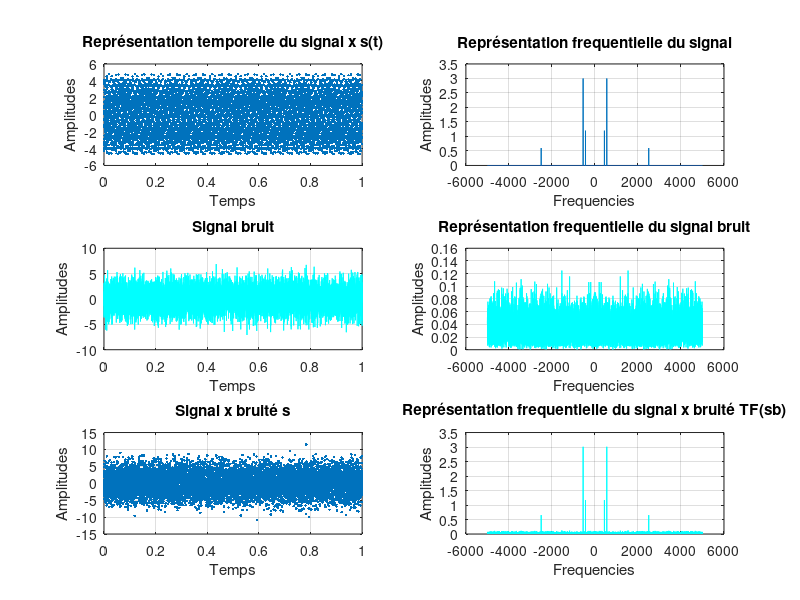

MATLAB code to generate this figure:
clear all ; 
close all  ;
clc;

fe = 1e4 ; 
te  = 1/fe; 
N = 10000;
t = (0:N-1)*te;

x = 1.2*cos(2*pi*440*t + 1.2) + 3*cos(2*pi*550*t)+ 0.6*cos(2*pi*2500*t);
subplot(3,2,1)
plot(t,x,'.')
title('Représentation temporelle du signal x s(t)')
xlabel('Temps'); 
ylabel('Amplitudes'); 

subplot(3,2,2)
fshift = (-N/2:N/2-1)*(fe/N);
y = fft(x);
plot(fshift,fftshift(2*abs(y)/N));
grid
title('Représentation frequentielle du signal')
xlabel('Frequencies'); 
ylabel('Amplitudes');

subplot(3,2,3)
noise = 2*randn(size(x));
plot(t, noise,'c')
grid 
title('Signal bruit')
xlabel("Temps");
ylabel("Amplitudes");

subplot(3, 2, 4)
j = fft(noise);
plot(fshift, fftshift(2*abs(j)/N), 'c')
grid
title("Représentation frequentielle du signal bruit")
xlabel("Frequencies");
ylabel("Amplitudes");


subplot(3,2,5)
xnoise = x+noise;
plot(t,xnoise,'.')
grid
title('Signal x bruité s')
xlabel('Temps') ; 
ylabel('Amplitudes'); 

subplot(3,2,6)
i = fft(xnoise); 
plot(fshift,fftshift(2*abs(i)/N),'c')
grid
title('Représentation frequentielle du signal x bruité TF(sb)')
xlabel('Frequencies'); 
ylabel('Amplitudes'); 










